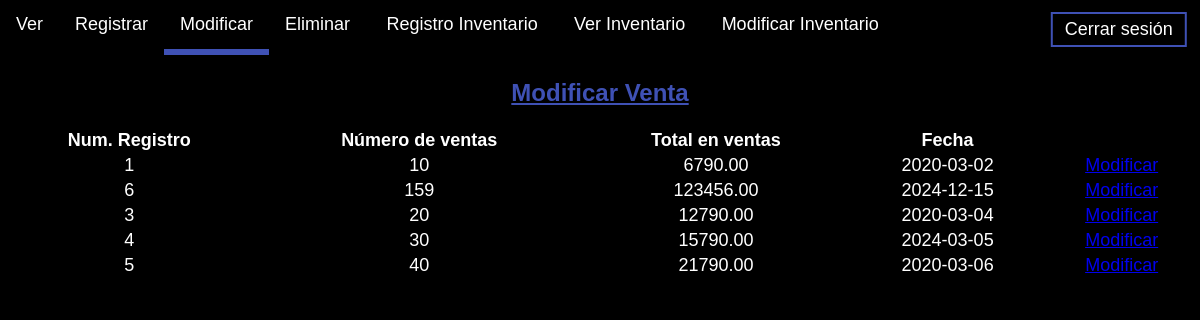
/sistema/modificar.php (signed in), run on the app's committed database.
### tables this page shows
CREATE TABLE IF NOT EXISTS `ventas` (
  `id` int NOT NULL AUTO_INCREMENT,
  `num_ventas` int DEFAULT NULL,
  `total_ventas` decimal(15,2) DEFAULT NULL,
  `fecha` date DEFAULT NULL,
  `producto_id` int DEFAULT NULL,
  PRIMARY KEY (`id`),
  KEY `fk_ventas_inventario` (`producto_id`)
);

### sistema/modificar.php (the view, shortened to what this page needs)
<?php
	require '../php/conexionbd.php';
	$nivel_acceso = $_SESSION['nivel_acceso'];
?>
<!DOCTYPE html>
<html>
<head>
	<link rel="stylesheet" href="../styles/style.css">
	<link rel="stylesheet" href="https://use.fontawesome.com/releases/v5.13.0/css/all.css">
</head>
<body style="color: white;">
	<div>
		<ul>
		  <li>
		  	<a href="index.php">Ver</a>
		  </li>
		  <li>
		  	<a href="registrar.php">Registrar</a>
		  </li>
		  <li>
		  	<a href="modificar.php" class="active">Modificar</a>
		  </li>
		  <li>
		  	<?php if ($nivel_acceso == 'admin'): ?>
		  	<a href="eliminar.php">Eliminar</a>
			<a href="registrar_inventario.php">Registro Inventario</a>
			<a href="ver_inventario.php">Ver Inventario</a>
			<a href="eliminar_inventario.php">Modificar Inventario</a>
			<?php endif; ?>
		  </li>
		  <li style="float:right">
		  	<a href="../php/salir.php" class="sesion">Cerrar sesión</a>
		  </li>
		</ul>
	</div>
	<div style="text-align: center; color: #3f51b5;">
		<u><h2>Modificar Venta</h2></u>
	</div>
	<div>
		<table style="width:100%; text-align: center;">
			<thead>
				<tr>
					<th>Num. Registro</th>
				    <th>Número de ventas</th>
				    <th>Total en ventas</th>
				    <th>Fecha</th>
				    <th></th>
				</tr>
			</thead>
			<?php
				$sql="SELECT * FROM ventas";
				$result=mysqli_query($conn,$sql);
			?>
			<tbody >
				<?php
					while ($ventas=mysqli_fetch_array($result)) {
				?>
					<tr>
						<td><?php echo $ventas['id'];?></td>
						<td><?php echo $ventas['num_ventas'];?></td>
						<td><?php echo $ventas['total_ventas'];?></td>
						<td><?php echo $ventas['fecha'];?></td>
						<td><a href="mod.php?id=<?php echo $ventas['id']; ?>">Modificar</a></td>
					</tr>
			</tbody>
			<?php
				}
			?>
		</table>
	</div>
</body>
</html>

### styles/style.css (style rules this page uses)
body { margin: 0; padding: 0; font-family: sans-serif; background: black; background-size: cover; }
ul { list-style-type: none; margin: 0; padding: 0; overflow: hidden; background-color: black; }
li { float: left; }
li a { display: inline-block; text-align: center; padding: 14px 16px; text-decoration: none; color: white; font-size: 18px; }
.active { border-bottom: 6px solid #3f51b5; }
.sesion { width: 100%; transform: translate(-20%); background: none; border: 2px solid #3f51b5; color: white; padding: 5px; cursor: pointer; margin: 12px 0; }
tr { color: white; font-size: 18px; text-orientation: center; }

### data on the page
ventas: id "1", num_ventas "10", total_ventas "6790.00", fecha "2020-03-02"
ventas: id "6", num_ventas "159", total_ventas "123456.00", fecha "2024-12-15"
ventas: id "3", num_ventas "20", total_ventas "12790.00", fecha "2020-03-04"
ventas: id "4", num_ventas "30", total_ventas "15790.00", fecha "2024-03-05"
ventas: id "5", num_ventas "40", total_ventas "21790.00", fecha "2020-03-06"
